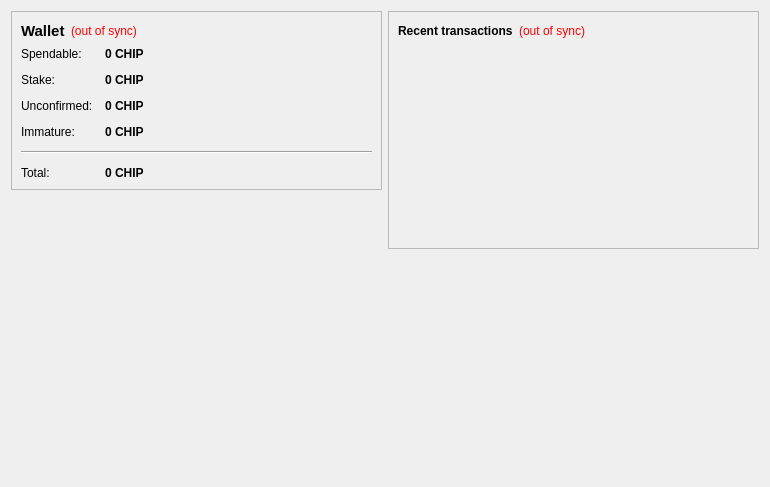
<?xml version="1.0" encoding="UTF-8"?>
<ui version="4.0">
 <class>OverviewPage</class>
 <widget class="QWidget" name="OverviewPage">
  <property name="geometry">
   <rect>
    <x>0</x>
    <y>0</y>
    <width>770</width>
    <height>487</height>
   </rect>
  </property>
  <property name="windowTitle">
   <string>Form</string>
  </property>
  <layout class="QHBoxLayout" name="horizontalLayout" stretch="1,1">
   <item>
    <layout class="QVBoxLayout" name="verticalLayout_2">
     <item>
      <widget class="QFrame" name="frame">
       <property name="frameShape">
        <enum>QFrame::StyledPanel</enum>
       </property>
       <property name="frameShadow">
        <enum>QFrame::Raised</enum>
       </property>
       <layout class="QVBoxLayout" name="verticalLayout_4">
        <item>
         <layout class="QHBoxLayout" name="horizontalLayout_4">
          <item>
           <widget class="QLabel" name="label_5">
            <property name="font">
             <font>
              <pointsize>11</pointsize>
              <weight>75</weight>
              <bold>true</bold>
             </font>
            </property>
            <property name="text">
             <string>Wallet</string>
            </property>
           </widget>
          </item>
          <item>
           <widget class="QLabel" name="labelWalletStatus">
            <property name="toolTip">
             <string>The displayed information may be out of date. Your wallet automatically synchronizes with the Chipcoin network after a connection is established, but this process has not completed yet.</string>
            </property>
            <property name="styleSheet">
             <string notr="true">QLabel { color: red; }</string>
            </property>
            <property name="text">
             <string notr="true">(out of sync)</string>
            </property>
            <property name="alignment">
             <set>Qt::AlignLeading|Qt::AlignLeft|Qt::AlignVCenter</set>
            </property>
           </widget>
          </item>
          <item>
           <spacer name="horizontalSpacer_2">
            <property name="orientation">
             <enum>Qt::Horizontal</enum>
            </property>
            <property name="sizeHint" stdset="0">
             <size>
              <width>40</width>
              <height>20</height>
             </size>
            </property>
           </spacer>
          </item>
         </layout>
        </item>
        <item>
         <layout class="QFormLayout" name="formLayout_2">
          <property name="fieldGrowthPolicy">
           <enum>QFormLayout::AllNonFixedFieldsGrow</enum>
          </property>
          <property name="horizontalSpacing">
           <number>12</number>
          </property>
          <property name="verticalSpacing">
           <number>12</number>
          </property>
          <item row="0" column="0">
           <widget class="QLabel" name="label">
            <property name="text">
             <string>Spendable:</string>
            </property>
           </widget>
          </item>
          <item row="0" column="1">
           <widget class="QLabel" name="labelBalance">
            <property name="font">
             <font>
              <weight>75</weight>
              <bold>true</bold>
             </font>
            </property>
            <property name="cursor">
             <cursorShape>IBeamCursor</cursorShape>
            </property>
            <property name="toolTip">
             <string>Your current spendable balance</string>
            </property>
            <property name="text">
             <string notr="true">0 CHIP</string>
            </property>
            <property name="textInteractionFlags">
             <set>Qt::LinksAccessibleByMouse|Qt::TextSelectableByKeyboard|Qt::TextSelectableByMouse</set>
            </property>
           </widget>
          </item>
          <item row="1" column="0">
           <widget class="QLabel" name="label_6">
            <property name="text">
             <string>Stake:</string>
            </property>
           </widget>
          </item>
          <item row="1" column="1">
           <widget class="QLabel" name="labelStake">
            <property name="font">
             <font>
              <weight>75</weight>
              <bold>true</bold>
             </font>
            </property>
            <property name="cursor">
             <cursorShape>IBeamCursor</cursorShape>
            </property>
            <property name="toolTip">
             <string>Total of coins that was staked, and do not yet count toward the current balance</string>
            </property>
            <property name="text">
             <string notr="true">0 CHIP</string>
            </property>
            <property name="textInteractionFlags">
             <set>Qt::LinksAccessibleByMouse|Qt::TextSelectableByKeyboard|Qt::TextSelectableByMouse</set>
            </property>
           </widget>
          </item>
          <item row="2" column="0">
           <widget class="QLabel" name="label_3">
            <property name="text">
             <string>Unconfirmed:</string>
            </property>
           </widget>
          </item>
          <item row="2" column="1">
           <widget class="QLabel" name="labelUnconfirmed">
            <property name="font">
             <font>
              <weight>75</weight>
              <bold>true</bold>
             </font>
            </property>
            <property name="cursor">
             <cursorShape>IBeamCursor</cursorShape>
            </property>
            <property name="toolTip">
             <string>Total of transactions that have yet to be confirmed, and do not yet count toward the current balance</string>
            </property>
            <property name="text">
             <string notr="true">0 CHIP</string>
            </property>
            <property name="textInteractionFlags">
             <set>Qt::LinksAccessibleByMouse|Qt::TextSelectableByKeyboard|Qt::TextSelectableByMouse</set>
            </property>
           </widget>
          </item>
          <item row="3" column="0">
           <widget class="QLabel" name="labelImmatureText">
            <property name="text">
             <string>Immature:</string>
            </property>
           </widget>
          </item>
          <item row="3" column="1">
           <widget class="QLabel" name="labelImmature">
            <property name="font">
             <font>
              <weight>75</weight>
              <bold>true</bold>
             </font>
            </property>
            <property name="toolTip">
             <string>Mined balance that has not yet matured</string>
            </property>
            <property name="text">
             <string notr="true">0 CHIP</string>
            </property>
            <property name="textInteractionFlags">
             <set>Qt::LinksAccessibleByMouse|Qt::TextSelectableByKeyboard|Qt::TextSelectableByMouse</set>
            </property>
           </widget>
          </item>
          <item row="4" column="0" colspan="2">
           <widget class="Line" name="line">
            <property name="orientation">
             <enum>Qt::Horizontal</enum>
            </property>
           </widget>
          </item>
          <item row="5" column="0">
           <widget class="QLabel" name="labelTotalText">
            <property name="text">
             <string>Total:</string>
            </property>
           </widget>
          </item>
          <item row="5" column="1">
           <widget class="QLabel" name="labelTotal">
            <property name="font">
             <font>
              <weight>75</weight>
              <bold>true</bold>
             </font>
            </property>
            <property name="cursor">
             <cursorShape>IBeamCursor</cursorShape>
            </property>
            <property name="toolTip">
             <string>Your current total balance</string>
            </property>
            <property name="text">
             <string notr="true">0 CHIP</string>
            </property>
            <property name="textInteractionFlags">
             <set>Qt::LinksAccessibleByMouse|Qt::TextSelectableByKeyboard|Qt::TextSelectableByMouse</set>
            </property>
           </widget>
          </item>
         </layout>
        </item>
       </layout>
      </widget>
     </item>
     <item>
      <spacer name="verticalSpacer">
       <property name="orientation">
        <enum>Qt::Vertical</enum>
       </property>
       <property name="sizeHint" stdset="0">
        <size>
         <width>20</width>
         <height>40</height>
        </size>
       </property>
      </spacer>
     </item>
     <item>
      <widget class="QLabel" name="label_2">
       
      </widget>
     </item>
    </layout>
   </item>
   <item>
    <layout class="QVBoxLayout" name="verticalLayout_3">
     <item>
      <widget class="QFrame" name="frame_2">
       <property name="frameShape">
        <enum>QFrame::StyledPanel</enum>
       </property>
       <property name="frameShadow">
        <enum>QFrame::Raised</enum>
       </property>
       <layout class="QVBoxLayout" name="verticalLayout">
        <item>
         <layout class="QHBoxLayout" name="horizontalLayout_2">
          <item>
           <widget class="QLabel" name="label_4">
            <property name="text">
             <string>&lt;b&gt;Recent transactions&lt;/b&gt;</string>
            </property>
           </widget>
          </item>
          <item>
           <widget class="QLabel" name="labelTransactionsStatus">
            <property name="toolTip">
             <string>The displayed information may be out of date. Your wallet automatically synchronizes with the Chipcoin network after a connection is established, but this process has not completed yet.</string>
            </property>
            <property name="styleSheet">
             <string notr="true">QLabel { color: red; }</string>
            </property>
            <property name="text">
             <string notr="true">(out of sync)</string>
            </property>
            <property name="alignment">
             <set>Qt::AlignRight|Qt::AlignTrailing|Qt::AlignVCenter</set>
            </property>
           </widget>
          </item>
          <item>
           <spacer name="horizontalSpacer">
            <property name="orientation">
             <enum>Qt::Horizontal</enum>
            </property>
            <property name="sizeHint" stdset="0">
             <size>
              <width>40</width>
              <height>20</height>
             </size>
            </property>
           </spacer>
          </item>
         </layout>
        </item>
        <item>
         <widget class="QListView" name="listTransactions">
          <property name="styleSheet">
           <string notr="true">QListView { background: transparent; }</string>
          </property>
          <property name="frameShape">
           <enum>QFrame::NoFrame</enum>
          </property>
          <property name="verticalScrollBarPolicy">
           <enum>Qt::ScrollBarAlwaysOff</enum>
          </property>
          <property name="horizontalScrollBarPolicy">
           <enum>Qt::ScrollBarAlwaysOff</enum>
          </property>
          <property name="selectionMode">
           <enum>QAbstractItemView::NoSelection</enum>
          </property>
         </widget>
        </item>
       </layout>
      </widget>
     </item>
     <item>
      <spacer name="verticalSpacer_2">
       <property name="orientation">
        <enum>Qt::Vertical</enum>
       </property>
       <property name="sizeHint" stdset="0">
        <size>
         <width>20</width>
         <height>40</height>
        </size>
       </property>
      </spacer>
     </item>
    </layout>
   </item>
  </layout>
 </widget>
 <resources/>
 <connections/>
</ui>
